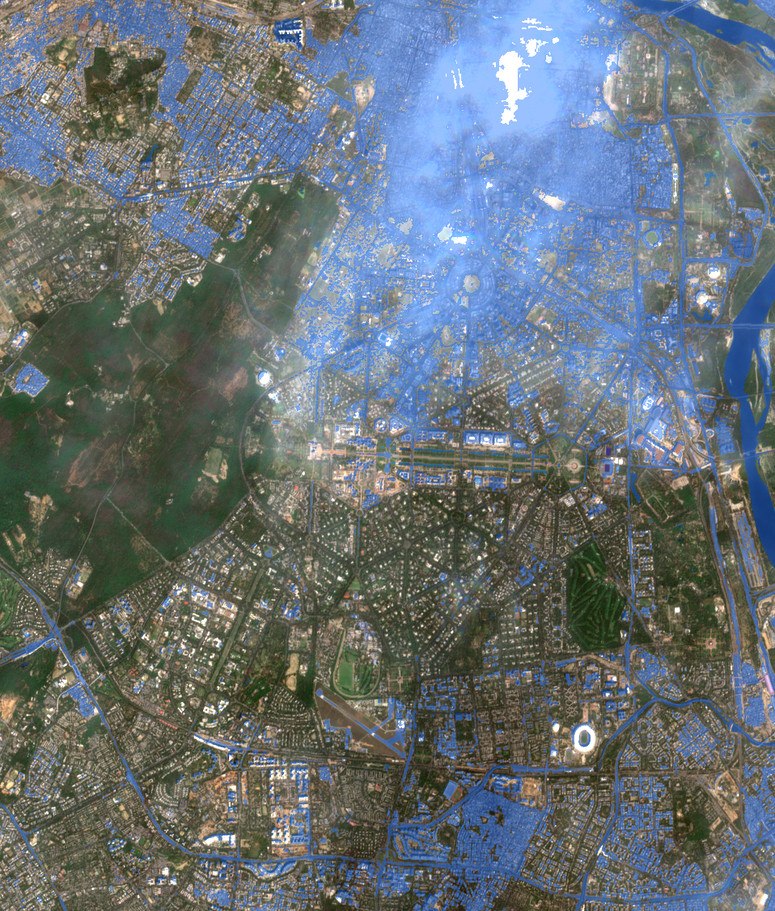
#> input picture backend/data/predictions/delhi_overlay.png, 775 x 911 px, shrunk from 958 x 1126 before the run, found by its file name; its folder holds only this picture in this run
$ python -i geospatial_service.py   (imports and definitions only)
#> lines starting #> are read from the running program, lines starting #| are printed output that depends on the picture; after the words box and inside, x2 and y2 are one past the last pixel; in counts of white or black regions, pixels touching at a corner belong together
"""
Geospatial Service for Terra-Form
Week 9: Convert flood detection masks → GeoJSON for 3D map overlay

SMART AUTO-OVERLAY: Automatically detects mask files + extracts
bounding box from image filenames (sentinel_LAT_LON_TIMESTAMP).
No manual coordinate input required.
"""

import cv2
import json
import re
import numpy as np
import logging
from pathlib import Path
from typing import Dict, List, Optional, Tuple

# [1 line not run here, left out]
logger = logging.getLogger(__name__)

# Default bbox size used by sentinel_service (0.1 degrees ≈ 11km)
DEFAULT_BBOX_SIZE = 0.1

# City coordinate lookup — matches city names found in filenames
CITY_COORDS = {
    "mumbai":    (19.0760,  72.8777),
    "delhi":     (28.7041,  77.1025),
    "chennai":   (13.0827,  80.2707),
    "kolkata":   (22.5726,  88.3639),
    "bangalore": (12.9716,  77.5946),
    "hyderabad": (17.3850,  78.4867),
    "ahmedabad": (23.0225,  72.5714),
    "pune":      (18.5204,  73.8567),
    "jaipur":    (26.9124,  75.7873),
    "lucknow":   (26.8467,  80.9462),
    "new_york":  (40.7128, -74.0060),
    "london":    (51.5074,  -0.1276),
    "tokyo":     (35.6895, 139.6917),
    "sydney":    (-33.8688, 151.2093),
}


class GeospatialService:
    """
    Converts raster flood masks into vector GeoJSON polygons
    suitable for Mapbox GL JS overlay rendering.
    Smart enough to auto-detect coordinates from filenames.
    """

    def __init__(self):
        self.sat_dir = Path(__file__).parent.parent / "data" / "satellite_images"
        self.flood_results_dir = Path(__file__).parent.parent / "data" / "flood_results"
        self.predictions_dir = Path(__file__).parent.parent / "data" / "predictions"
        self.geojson_dir = Path(__file__).parent.parent / "data" / "geojson"
        self.geojson_dir.mkdir(parents=True, exist_ok=True)

    # ─────────────────────────────────────────────
    #  Smart coordinate extraction from filenames
    # ─────────────────────────────────────────────

    def _extract_bbox_from_filename(self, filename: str) -> Optional[Tuple[float, float, float, float]]:
        """
        Auto-extract bounding box from mask filenames.

        Supports TWO naming conventions:
          1) sentinel_LAT_LON_TIMESTAMP.png  (e.g. sentinel_19.076_72.8777_20260318.png)
          2) CITYNAME_water_mask.png          (e.g. mumbai_water_mask.png)
        """
        # Strategy 1: sentinel filename with embedded coordinates
        pattern = r'sentinel_(-?\d+\.?\d*)_(-?\d+\.?\d*)'
        match = re.search(pattern, filename)
        if match:
            lat = float(match.group(1))
            lon = float(match.group(2))
            half = DEFAULT_BBOX_SIZE / 2
            bbox = (lon - half, lat - half, lon + half, lat + half)
            logger.info(f"📍 Auto-detected bbox from coords: lat={lat}, lon={lon}")
            return bbox

        # Strategy 2: city name lookup
        fname_lower = filename.lower()
        for city_name, (lat, lon) in CITY_COORDS.items():
            if city_name in fname_lower:
                half = DEFAULT_BBOX_SIZE / 2
                bbox = (lon - half, lat - half, lon + half, lat + half)
                logger.info(f"📍 Auto-detected bbox from city '{city_name}': lat={lat}, lon={lon}")
                return bbox

        return None

    def _pixel_to_lnglat(
        self, x: int, y: int,
        img_w: int, img_h: int,
        bbox: Tuple[float, float, float, float],
    ) -> Tuple[float, float]:
        """Convert pixel (x, y) to (longitude, latitude)."""
        min_lon, min_lat, max_lon, max_lat = bbox
        lng = min_lon + (x / img_w) * (max_lon - min_lon)
        lat = max_lat - (y / img_h) * (max_lat - min_lat)
        return (round(lng, 6), round(lat, 6))

    def _contour_to_coords(
        self, contour: np.ndarray,
        img_w: int, img_h: int,
        bbox: Tuple[float, float, float, float],
    ) -> List[List[float]]:
        """Convert an OpenCV contour to [lng, lat] pairs."""
        epsilon = 0.002 * cv2.arcLength(contour, True)
        approx = cv2.approxPolyDP(contour, epsilon, True)
        coords = []
        for point in approx:
            px, py = point[0]
            lng, lat = self._pixel_to_lnglat(px, py, img_w, img_h, bbox)
            coords.append([lng, lat])
        if coords and coords[0] != coords[-1]:
            coords.append(coords[0])
        return coords

    # ─────────────────────────────────────────────
    #  Core: mask → GeoJSON
    # ─────────────────────────────────────────────

    def mask_to_geojson(
        self, mask_path: str,
        bbox: Tuple[float, float, float, float],
        min_area_px: int = 100,
    ) -> Dict:
        """Convert a binary flood mask into a GeoJSON FeatureCollection."""
        mask = cv2.imread(mask_path, cv2.IMREAD_GRAYSCALE)
        if mask is None:
            raise FileNotFoundError(f"Could not load mask: {mask_path}")

        _, binary = cv2.threshold(mask, 127, 255, cv2.THRESH_BINARY)
        kernel = cv2.getStructuringElement(cv2.MORPH_ELLIPSE, (5, 5))
        binary = cv2.morphologyEx(binary, cv2.MORPH_CLOSE, kernel)
        binary = cv2.morphologyEx(binary, cv2.MORPH_OPEN, kernel)

        img_h, img_w = binary.shape
        contours, _ = cv2.findContours(binary, cv2.RETR_EXTERNAL, cv2.CHAIN_APPROX_SIMPLE)

        # Calculate total water percentage
        total_water = np.count_nonzero(binary)
        water_pct = round((total_water / (img_w * img_h)) * 100, 2)

        # Risk color based on water percentage
        if water_pct < 5:
            risk_label, risk_color = "Low", "#22c55e"
        elif water_pct < 15:
            risk_label, risk_color = "Moderate", "#eab308"
        elif water_pct < 35:
            risk_label, risk_color = "High", "#f97316"
        else:
            risk_label, risk_color = "Critical", "#ef4444"

        features = []
        zone_id = 0
        for contour in contours:
            area = cv2.contourArea(contour)
            if area < min_area_px:
                continue
            coords = self._contour_to_coords(contour, img_w, img_h, bbox)
            if len(coords) < 4:
                continue

            zone_id += 1
            poly_area_pct = round((area / (img_w * img_h)) * 100, 2)

            # ── Exact centroid coordinates ──
            M = cv2.moments(contour)
            if M["m00"] > 0:
                cx_px = int(M["m10"] / M["m00"])
                cy_px = int(M["m01"] / M["m00"])
            else:
                cx_px = int(np.mean(contour[:, 0, 0]))
                cy_px = int(np.mean(contour[:, 0, 1]))
            centroid_lng, centroid_lat = self._pixel_to_lnglat(cx_px, cy_px, img_w, img_h, bbox)

            # ── Per-polygon bounding box ──
            x, y, w, h = cv2.boundingRect(contour)
            sw_lng, sw_lat = self._pixel_to_lnglat(x, y + h, img_w, img_h, bbox)
            ne_lng, ne_lat = self._pixel_to_lnglat(x + w, y, img_w, img_h, bbox)

            # ── Estimate area in km² ──
            # At the equator, 1° ≈ 111km.  Adjust for latitude.
            import math
            lat_center = (bbox[1] + bbox[3]) / 2
            km_per_deg_lon = 111.32 * math.cos(math.radians(lat_center))
            km_per_deg_lat = 110.574
            bbox_w_km = (bbox[2] - bbox[0]) * km_per_deg_lon
            bbox_h_km = (bbox[3] - bbox[1]) * km_per_deg_lat
            pixel_area_km2 = (bbox_w_km * bbox_h_km) / (img_w * img_h)
            zone_area_km2 = round(area * pixel_area_km2, 3)

            features.append({
                "type": "Feature",
                "properties": {
                    "zone_id": zone_id,
                    "area_px": int(area),
                    "area_pct": poly_area_pct,
                    "area_km2": zone_area_km2,
                    "risk_label": risk_label,
                    "risk_color": risk_color,
                    "fill_opacity": min(0.6, 0.2 + poly_area_pct / 50),
                    "centroid": [centroid_lng, centroid_lat],
                    "centroid_lat": centroid_lat,
                    "centroid_lng": centroid_lng,
                    "zone_bbox": [sw_lng, sw_lat, ne_lng, ne_lat],
                },
                "geometry": {
                    "type": "Polygon",
                    "coordinates": [coords],
                },
            })

        # Sort by area descending (largest flood zones first)
        features.sort(key=lambda f: f["properties"]["area_km2"], reverse=True)
        for i, f in enumerate(features):
            f["properties"]["zone_id"] = i + 1

        logger.info(f"🗺️  Generated {len(features)} zones ({water_pct}% water)")

        return {
            "type": "FeatureCollection",
            "features": features,
            "properties": {
                "total_polygons": len(features),
                "water_percentage": water_pct,
                "risk_label": risk_label,
                "risk_color": risk_color,
                "bbox": list(bbox),
                "center": [
                    round((bbox[0] + bbox[2]) / 2, 6),
                    round((bbox[1] + bbox[3]) / 2, 6),
                ],
            },
        }

    # ─────────────────────────────────────────────
    #  Smart: auto-discover and convert all masks
    # ─────────────────────────────────────────────

    # [25 lines left out: function get_available_layers, not called in this run]

    def auto_generate_overlay(self, mask_filename: str) -> Optional[Dict]:
        """
        SMART: Automatically find a mask file, extract bbox from its
        filename, generate GeoJSON, and save it. Zero manual input.
        """
#> called with mask_filename = '../data/predictions/delhi_overlay.png'
        # Find the mask file
        mask_path = None
        for d in [self.flood_results_dir, self.predictions_dir]:
            candidate = d / mask_filename
            if candidate.exists():
                mask_path = str(candidate)
                break

        if mask_path is None:
            raise FileNotFoundError(f"Mask not found: {mask_filename}")

        # Auto-extract bbox from filename
        bbox = self._extract_bbox_from_filename(mask_filename)
        if bbox is None:
            raise ValueError(
                f"Cannot auto-detect coordinates from filename: {mask_filename}. "
                "Expected format: sentinel_LAT_LON_TIMESTAMP"
            )

        geojson = self.mask_to_geojson(mask_path=mask_path, bbox=bbox)
#> in mask_to_geojson, `mask = cv2.imread(mask_path, cv2.IMREAD_GRAYSCALE)`:
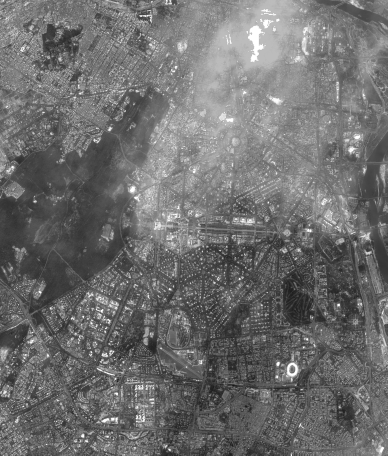
#> mask: shape (911, 775) (shown at 1/2 size); min 17, max 255, mean 110.2
#> in mask_to_geojson, `_, binary = cv2.threshold(mask, 127, 255, cv2.THRESH_BINARY)`:
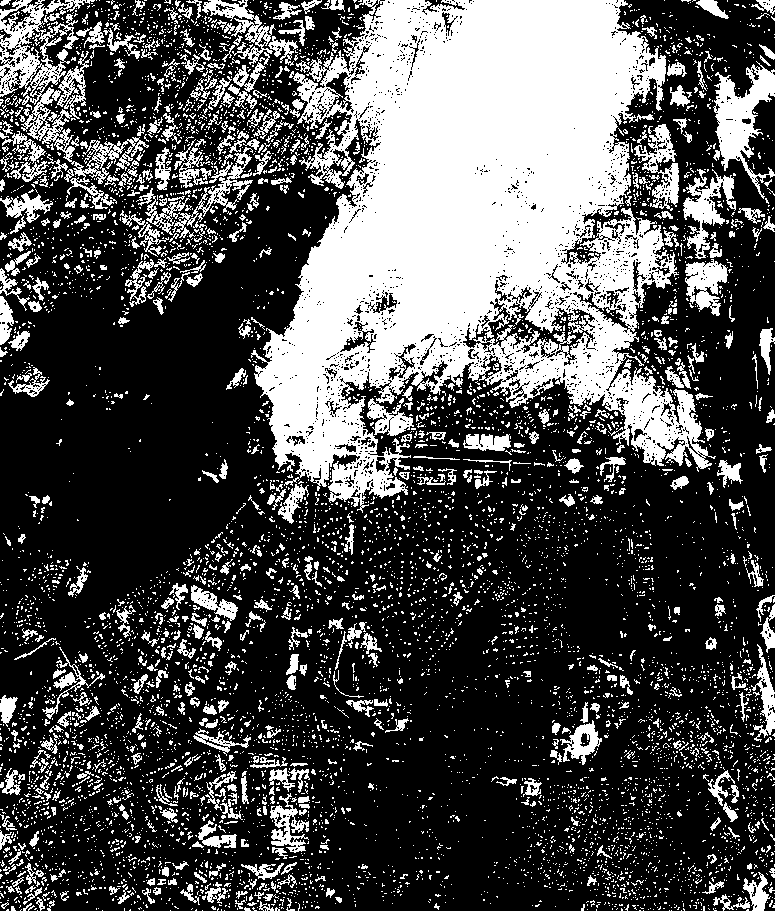
#> binary: shape (911, 775); 31% white; 7134 white regions (6485 under 20 px), largest, box (x1, y1, x2, y2) and area: (251, 0, 716, 513) 127591, (0, 0, 149, 209) 6953, (713, 61, 775, 199) 3494
#> in mask_to_geojson, `binary = cv2.morphologyEx(binary, cv2.MORPH_CLOSE, kernel)`:
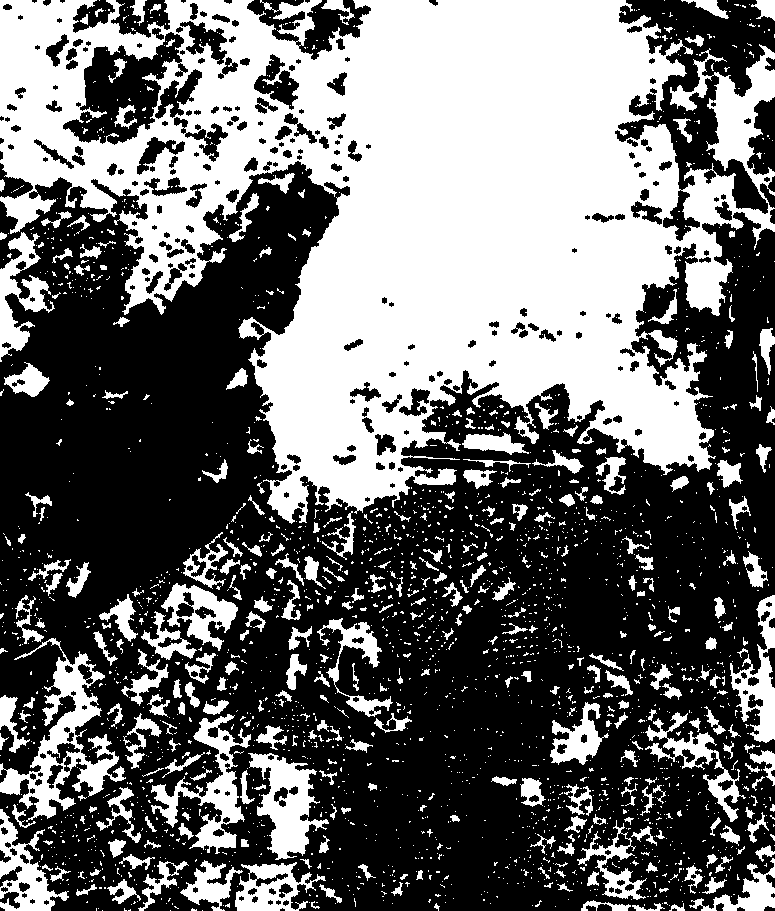
#> binary: shape (911, 775); 42.1% white; 2395 white regions (2043 under 20 px), largest, box (x1, y1, x2, y2) and area: (0, 0, 775, 524) 216390, (0, 638, 126, 822) 6486, (151, 714, 251, 854) 3935
#> in mask_to_geojson, `binary = cv2.morphologyEx(binary, cv2.MORPH_OPEN, kernel)`:
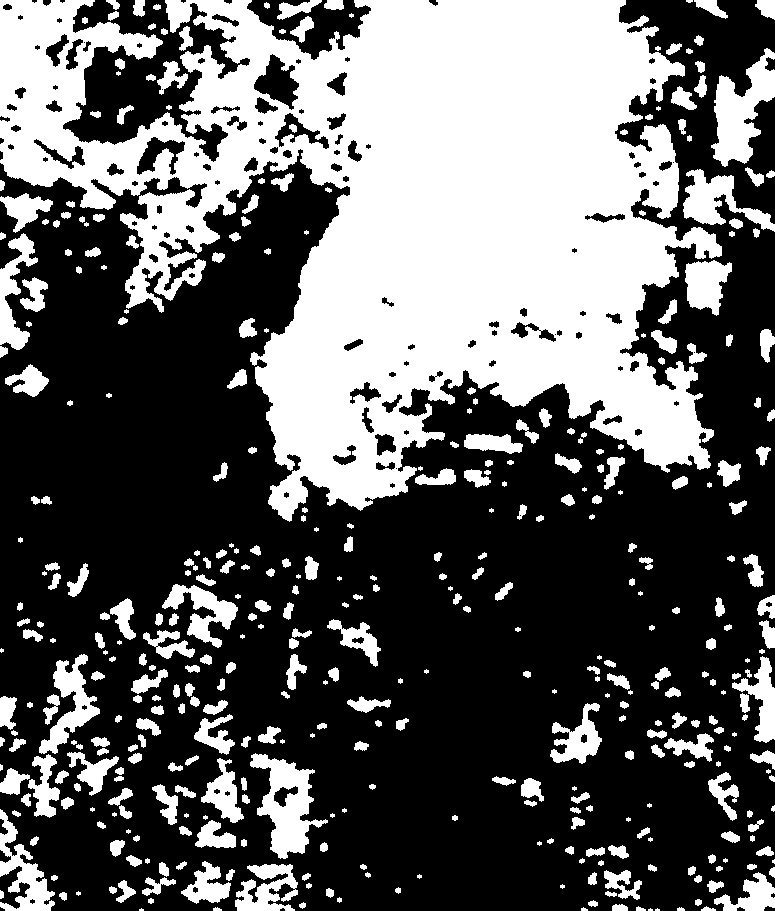
#> binary: shape (911, 775); 37.8% white; 414 white regions (57 under 20 px)
#> in mask_to_geojson, `contours, _ = cv2.findContours(binary, cv2.RETR_EXTERNAL, cv2.CHAIN_AP..`: contours = 413 contours, 118 with area under 20; largest, box (x1, y1, x2, y2) and area: (0, 0, 722, 522) 202837, (250, 753, 328, 859) 3704, (711, 48, 775, 167) 3617, (683, 169, 775, 232) 2172, (39, 654, 100, 754) 2016
#> in mask_to_geojson, `total_water = np.count_nonzero(binary)`: total_water = 266533
#> in mask_to_geojson, `water_pct = round((total_water / (img_w * img_h)) * 100, 2)`: water_pct = 37.75
#> the loop in mask_to_geojson, `for contour in contours:` made 413 passes
#> area on passes 7 to 9: 30, 22, 76.5
#> the loop in mask_to_geojson, `for i, f in enumerate(features):` made 97 passes

        # Cache to disk
        out_name = mask_filename.replace(".png", ".geojson")
        out_path = self.geojson_dir / out_name
        out_path.write_text(json.dumps(geojson, indent=2), encoding="utf-8")
        logger.info(f"💾 Saved GeoJSON → {out_path}")

        return geojson

    # [55 lines left out: functions auto_generate_all, generate_and_save, not called in this run]

>>> result = GeospatialService().auto_generate_overlay('../data/predictions/delhi_overlay.png')

$ run again, on backend/data/predictions/delhi_prob_heatmap.png
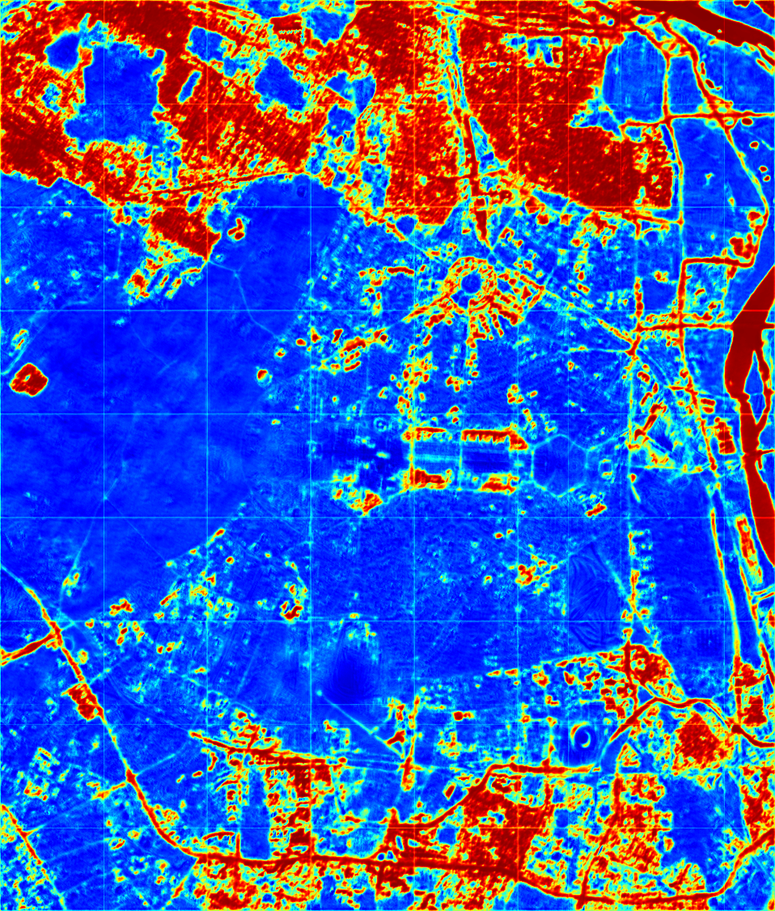
#> input picture backend/data/predictions/delhi_prob_heatmap.png, 775 x 911 px, shrunk from 958 x 1126 before the run, found by its file name
#> in mask_to_geojson, `_, binary = cv2.threshold(mask, 127, 255, cv2.THRESH_BINARY)`:
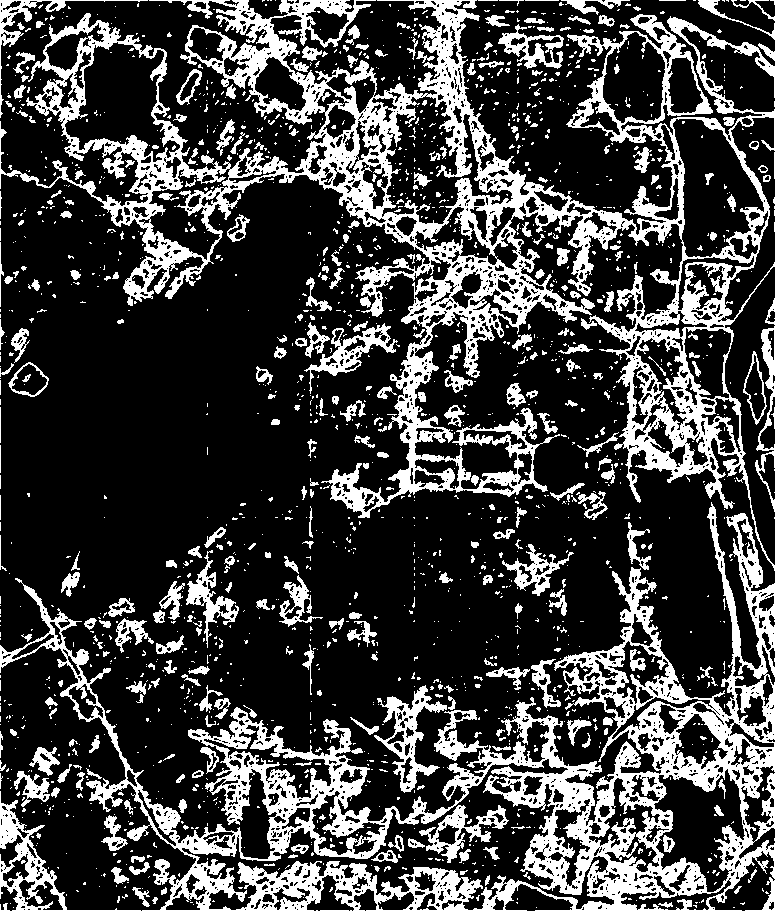
#> binary: shape (911, 775); 25.6% white; 1884 white regions (1545 under 20 px), largest, box (x1, y1, x2, y2) and area: (0, 0, 775, 571) 75190, (0, 502, 775, 911) 58524, (0, 791, 141, 911) 2602
#> in mask_to_geojson, `binary = cv2.morphologyEx(binary, cv2.MORPH_OPEN, kernel)`:
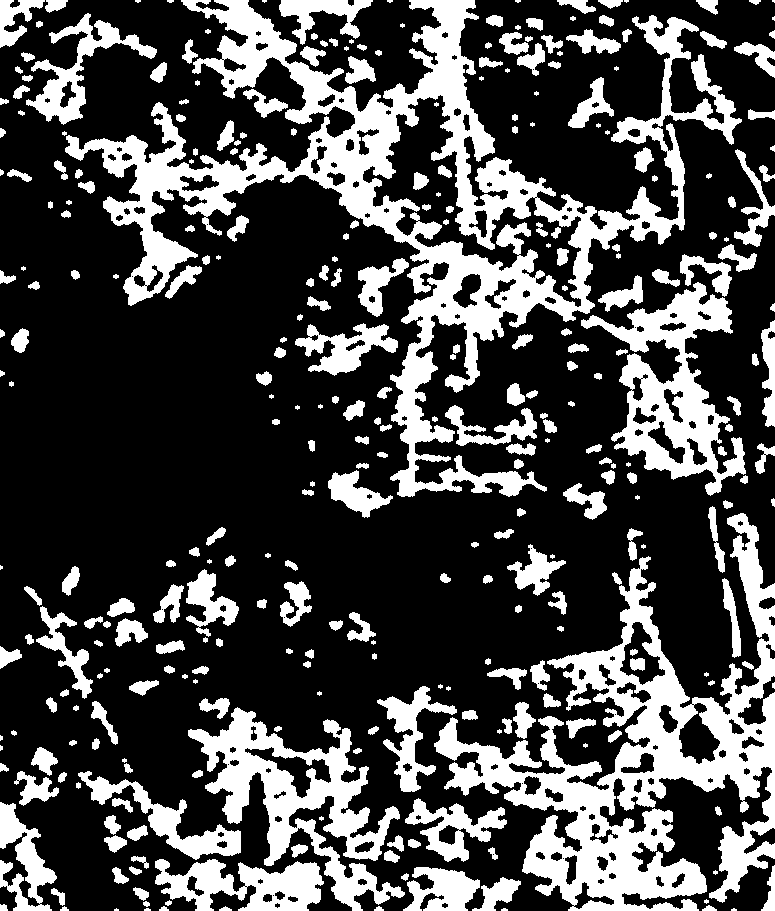
#> binary: shape (911, 775); 28.7% white; 330 white regions (55 under 20 px)
#> contours = 316 contours, 88 with area under 20; largest, box (x1, y1, x2, y2) and area: (65, 0, 742, 497) 74112, (434, 513, 775, 911) 44782, (188, 707, 405, 911) 14876, (581, 282, 746, 496) 13459, (155, 859, 324, 911) 5312
#> total_water = 202930
#> water_pct = 28.74
#> the loop in mask_to_geojson, `for contour in contours:` made 316 passes
#> area on passes 5 to 7: 22, 27, 22
#> the loop in mask_to_geojson, `for i, f in enumerate(features):` made 104 passes
